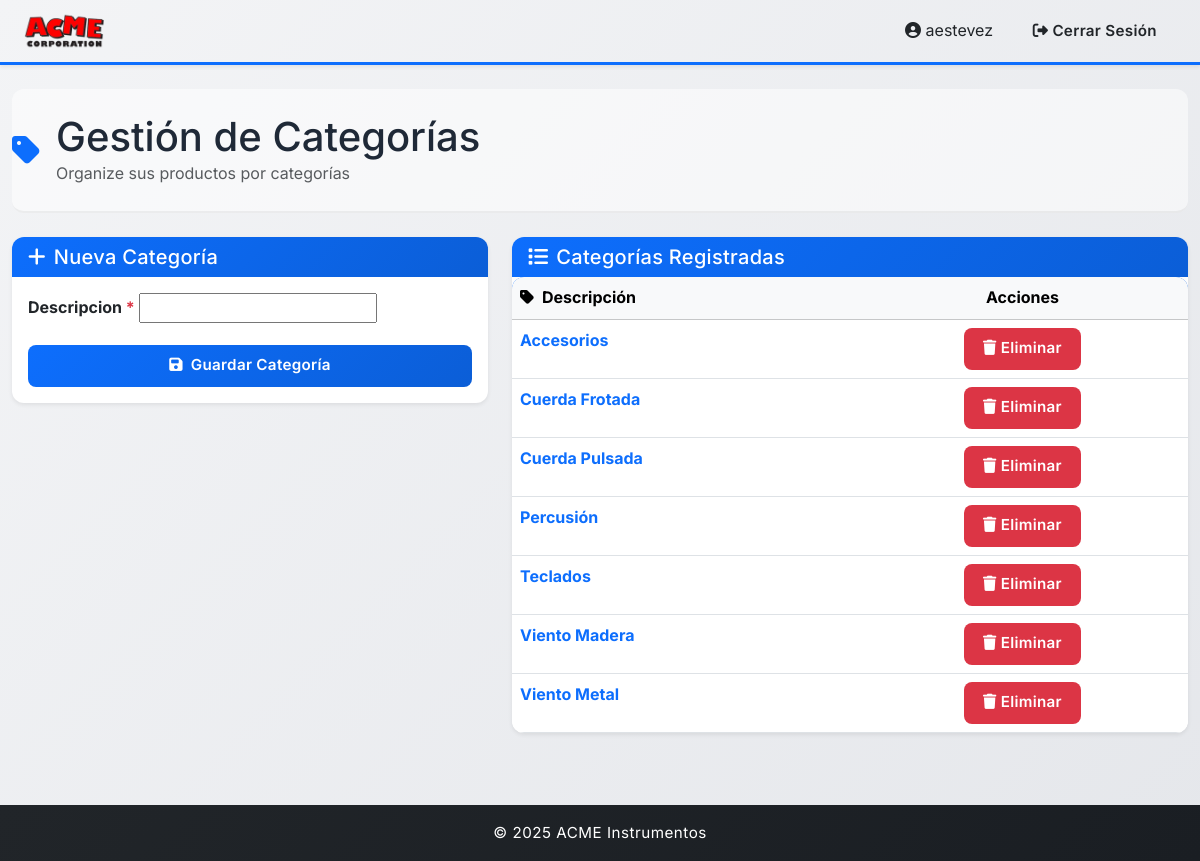
The page /inventario/categoria/nueva/ (signed in) on the database its author committed.
### inventario/models.py (models this page shows, shortened)
class CategoriaProducto(models.Model):
    id_categoria = models.AutoField(primary_key=True)
    descripcion = models.CharField(max_length=100, unique=True)

### inventario/views.py (the view)
# urls.py: path("categoria/nueva/", crear_categoria, name="crear_categoria"),
def crear_categoria(request):
    categorias = CategoriaProducto.objects.order_by("descripcion")
    if request.method == "POST":
        form = CategoriaForm(request.POST)
        if form.is_valid():
            form.save()
            return redirect("crear_categoria")
    else:
        form = CategoriaForm()
    return render(
        request, "categoria_form.html", {"form": form, "categorias": categorias}
    )

### inventario/forms.py
class CategoriaForm(forms.ModelForm):
    class Meta:
        model = CategoriaProducto
        fields = "__all__"

### inventario/templates/categoria_form.html (shortened to what this page needs)
{% extends "base.html" %} {% block content %}
<div class="page-header mb-4">
  <div class="d-flex align-items-center">
    <i class="fas fa-tag fa-2x text-primary me-3"></i>
    <div>
      <h1 class="mb-0">Gestión de Categorías</h1>
      <p class="text-muted mb-0">Organize sus productos por categorías</p>
    </div>
  </div>
</div>
<div class="row">
  <div class="col-md-5">
    <div class="card shadow-sm">
      <div class="card-header bg-gradient-primary text-white">
        <h5 class="mb-0"><i class="fas fa-plus me-2"></i>Nueva Categoría</h5>
      </div>
      <div class="card-body">
        <form method="POST" novalidate>
          {% for field in form %}
            <div class="mb-3">
              <label for="{{ field.id_for_label }}" class="form-label fw-bold">
                {{ field.label }}
                {% if field.field.required %}
                  <span class="text-danger">*</span>
                {% endif %}
              </label>
              {{ field }}
            </div>
          {% endfor %}
          <button type="submit" class="btn btn-primary w-100">
            <i class="fas fa-save me-2"></i>Guardar Categoría
          </button>
        </form>
      </div>
    </div>
  </div>
  <div class="col-md-7">
    <div class="card shadow-sm">
      <div class="card-header bg-gradient-primary text-white">
        <h5 class="mb-0"><i class="fas fa-list me-2"></i>Categorías Registradas</h5>
      </div>
      <div class="card-body p-0">
        {% if categorias %}
        <div class="table-responsive">
          <table class="table table-hover mb-0">
            <thead class="table-light">
              <tr>
                <th><i class="fas fa-tag me-2"></i>Descripción</th>
                <th class="text-center">Acciones</th>
              </tr>
            </thead>
            <tbody>
              {% for c in categorias %}
              <tr>
                <td>
                  <span class="fw-bold text-primary">{{ c.descripcion }}</span>
                </td>
                <td class="text-center">
                  <form action="{% url 'borrar_categoria' c.pk %}" method="POST" style="display: inline;">
                    <button
                      type="submit"
                      class="btn btn-sm btn-danger"
                      onclick="return confirm('¿Seguro que deseas borrar esta categoría?');"
                    >
                      <i class="fas fa-trash me-1"></i>Eliminar
                    </button>
                  </form>
                </td>
              </tr>
              {% endfor %}
            </tbody>
          </table>
        </div>
        {% else %}
        <div class="p-4 text-center">
          <i class="fas fa-inbox fa-3x text-muted mb-3"></i>
          <p class="text-muted">No hay categorías registradas aún</p>
        </div>
        {% endif %}
      </div>
    </div>
  </div>
</div>
{% endblock %}

### templates/base.html (shortened to what this page needs)
{% load static %}
<!DOCTYPE html>
<html lang="es">
  <head>
    <link
      href="https://cdn.jsdelivr.net/npm/bootstrap@5.3.8/dist/css/bootstrap.min.css"
      rel="stylesheet"
    />
    <link rel="stylesheet" href="https://cdnjs.cloudflare.com/ajax/libs/font-awesome/6.4.0/css/all.min.css" />
    <link rel="stylesheet" href="{% static 'styles.css' %}" />
  </head>
  <body>
    <nav class="navbar navbar-expand-lg text-dark shadow-sm">
      <div class="container-fluid px-4">
        <a class="navbar-brand fw-bold d-flex align-items-center" href="{% url 'home' %}">
          <img src="{% static 'logo.webp' %}" alt="ACME logo" width="80" />
        </a>
        <div class="collapse navbar-collapse" id="navbarNav">
          <div class="ms-auto">
            {% if user.is_authenticated %}
            <span class="me-3"><i class="fas fa-user-circle"></i> {{ user.username }}</span>
            <form method="post" action="{% url 'logout' %}" class="d-inline">
              <button type="submit" class="btn btn-outline-light btn-sm text-dark">
                <i class="fas fa-sign-out-alt"></i> Cerrar Sesión
              </button>
            </form>
            {% endif %}
          </div>
        </div>
      </div>
    </nav>
    <main class="py-4">
      <div class="container-fluid">
        {% block content %} {% endblock %}
      </div>
    </main>
    <footer class="bg-dark text-white text-center py-3 mt-5">
      <p class="mb-0">&copy; 2025 ACME Instrumentos</p>
    </footer>
  </body>
</html>

### static/styles.css (style rules this page uses)
* { margin: 0; padding: 0; box-sizing: border-box; font-family: 'Inter', -apple-system, BlinkMacSystemFont, 'Segoe UI', sans-serif; }
:root { --primary-color: #0d6efd; --secondary-color: #6c757d; --success-color: #10b981; --danger-color: #ef4444; --warning-color: #f59e0b; --info-color: #06b6d4; --light-bg: #f9fafb; --dark-bg: #1f2937; --border-radius: 12px; --transition: all 0.3s cubic-bezier(0.4, 0, 0.2, 1); --shadow-sm: 0 1px 2px 0 rgba(0, 0, 0, 0.05); --shadow-md: 0 4px 6px -1px rgba(0, 0, 0, 0.1); --shadow-lg: 0 10px 15px -3px rgba(0, 0, 0, 0.1); --shadow-xl: 0 20px 25px -5px rgba(0, 0, 0, 0.1); }
html { scroll-behavior: smooth; }
html, body { height: 100%; }
body { display: flex; flex-direction: column; background: linear-gradient(135deg, #f3f4f6 0%, #e5e7eb 100%); min-height: 100vh; color: #1f2937; font-weight: 400; line-height: 1.6; }
.navbar { box-shadow: 0 2px 15px rgba(0, 0, 0, 0.1); border-bottom: 3px solid var(--primary-color); }
.bg-gradient-primary { background: linear-gradient(135deg, #0d6efd 0%, #0b5ed7 100%) !important; }
.navbar-brand { font-size: 1.5rem; letter-spacing: 1px; transition: var(--transition); }
footer { background: linear-gradient(135deg, #212529 0%, #1a1e23 100%); margin-top: auto; }
footer p { font-size: 0.95rem; letter-spacing: 0.5px; }
main { flex: 1; }
.btn { border-radius: 8px; font-weight: 600; padding: 0.6rem 1.2rem; transition: var(--transition); border: none; font-size: 0.95rem; letter-spacing: 0.3px; position: relative; overflow: hidden; }
.btn::before { content: ''; position: absolute; top: 50%; left: 50%; width: 0; height: 0; border-radius: 50%; background: rgba(255, 255, 255, 0.5); transform: translate(-50%, -50%); transition: width 0.6s, height 0.6s; pointer-events: none; }
.btn-primary { background: linear-gradient(135deg, #0d6efd 0%, #0b5ed7 100%); border: none; }
.table { background-color: white; border-radius: var(--border-radius); overflow: hidden; box-shadow: 0 2px 10px rgba(0, 0, 0, 0.05); }
.table thead { background: linear-gradient(135deg, #0d6efd 0%, #0b5ed7 100%); color: white; }
.card { border: none; border-radius: var(--border-radius); box-shadow: var(--shadow-md); transition: var(--transition); background: white; overflow: hidden; }
.card-header { background: linear-gradient(135deg, #0d6efd 0%, #0b5ed7 100%); color: white; border: none; border-radius: var(--border-radius) var(--border-radius) 0 0; font-weight: 600; letter-spacing: 0.3px; }
.page-header { padding: 1.5rem 0; border-bottom: 2px solid rgba(0, 0, 0, 0.05); background: rgba(255, 255, 255, 0.5); border-radius: var(--border-radius); }

### rows shown on the page
CategoriaProducto: descripcion "Accesorios"
CategoriaProducto: descripcion "Cuerda Frotada"
CategoriaProducto: descripcion "Cuerda Pulsada"
CategoriaProducto: descripcion "Percusión"
CategoriaProducto: descripcion "Teclados"
CategoriaProducto: descripcion "Viento Madera"
CategoriaProducto: descripcion "Viento Metal"

### other values the page prints
{{ user.username }} "aestevez"
{{ field.label }} "Descripcion"
